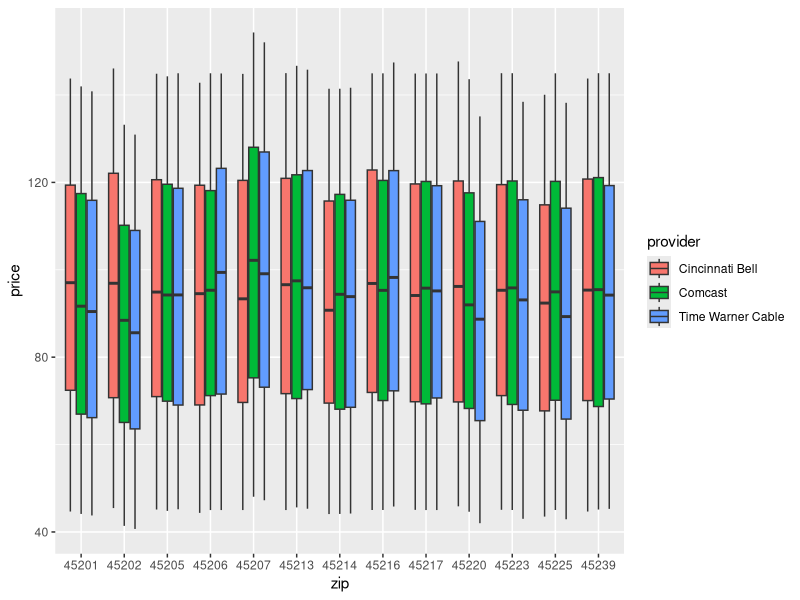
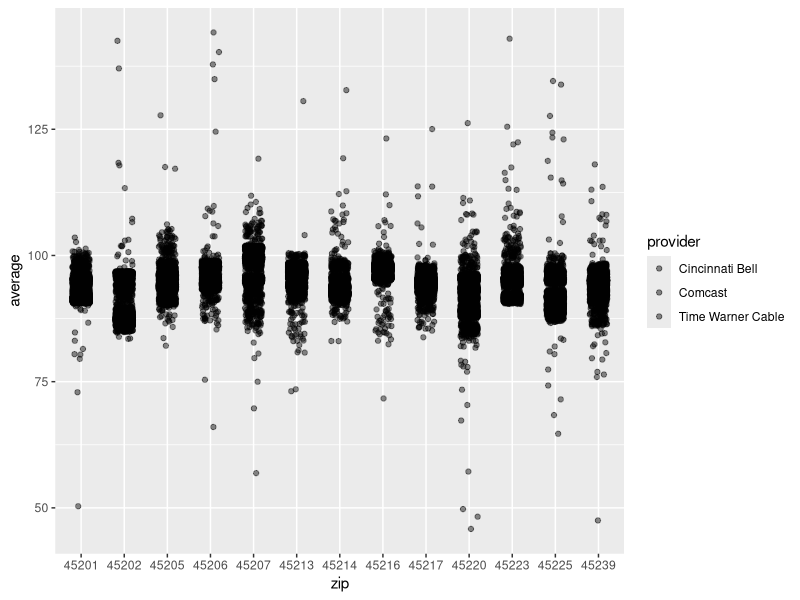

Source code (R) for these figures, in order: (Note: this script raises an error after producing the figures.)
## ---- chunk 1
## # # # # ###
##   wrangle##
## hype_data##
## # # # # ###

library(plyr)
library(dplyr)
library(magrittr)
library(stringr)
library(lubridate)
library(ggplot2)

options(max.print = 250) ## limit printed results

# import data (hype for now)

rdate <- function(n, start, end) { ## start/end format = "yyyy/mm/dd"
    st <- as.POSIXct(as.Date(start))
    et <- as.POSIXct(as.Date(end))
    dt <- as.numeric(difftime(et,st,unit="sec")) ## calculates difftime
    ev <- runif(n, min = 1.1, max = dt) 
    rt <- st + ev ## adds difftime to start
}

submit <- function(h) {
  h <- arrange(h, timestamp) ## order observations by date
  h <- ddply(h, .(provider, zip), function(x) {x$lowest <- 
       cummin(x$price); 
       return(x)}) ## calculate lowest price to date
  h <- ddply(h, .(provider, zip), function(x) {x$average <- 
       round(cumsum(x$price)/seq_along(x$price), digits =2); 
       return(x)}) ## calculate avg price to date
  ## h <- ddply(h, .(provider,zip), function(x) {x$avg_price <- rollmean(x$price, 10, na.pad=TRUE, align = "right"); return(x)}) ## rolling avg by last 10 obvs
  h <- ddply(h, .(provider, zip), function(x) {x$highest <- 
       cummax(x$price); 
       return(x)}) ## calculate highest price to date 
  h %<>%
    mutate(thmbdown = ifelse(h$average < h$price, 1, 0))
  }
             
populate_hype_data <- function(x,n) {
  x <- data.frame(sess_id = sample(50000000:99999999, n),
#                   long = rnorm(n, mean = 84.5352946, sd = .005),
#                   lat = rnorm(n, mean = 39.1651805, sd = .005),
                  zip = sample(zips, n, replace =T),
                  timestamp = rdate(n, "2014/01/01", "2015/12/31"),
                  serv = sample(services, n, replace =T),
                  provider = sample(providers, n, replace =T),
                  price = round(runif(n, min = 45, max = 145), digits =2))
}

set.seed(6)
dat <- NULL
providers <- c("Time Warner Cable", "Cincinnati Bell", "Comcast")
services <- c("cable/internet","cable", "internet")
zips <- c("45223", "45202", "45206", "45201", "45239", "45205", "45207", "45225", "45217", "45213", "45214", "45216", "45220")
general_price <- round(runif(1000, min = 40, max = 160), digits = 2)
## ---- chunk 2
dat <- populate_hype_data(dat,50000)
head(dat, 10)
summary(dat[ ,2:6])
## ---- chunk 3
mean(dat$price)
sd(dat$price)

# artificially discount or raise providers
set.seed(80)
artificial <- rnorm(500, mean = 1, sd = .035)
counter <- 30
repeat {
  dat %<>%
  mutate(price = ifelse(zip == sample(zips, 1) & 
                        provider == sample(providers, 1), 
                        price * sample(artificial, 1), price * 1))
  counter <- counter - 1
  if(counter < 0)
  break;   
}
mean(dat$price)
sd(dat$price)
## ---- chunk 4
# submit function simulates the submit button and returns results
dat <- submit(dat)
head(dat, 10)
summary(dat[ ,6:9])
table(dat$thmbdown) # thmbsdown = 1, means that the user submitted a price higher than the average for the provider in their zip
## ---- chunk 5
ggplot(dat, aes(y = price, x = zip, fill = provider)) + geom_boxplot()
ggplot(dat, aes(y = average, x = zip, fill = provider)) + geom_jitter(alpha = .45, position = position_jitter(width = .2))

base <- qplot(scale(dat[dat$zip == "45223", "price"]), geom = "density")
base + stat_function(fun = dnorm, colour = "red", arg = list(mean = 0)) # Northside's Distribution Curve vs. Normal
